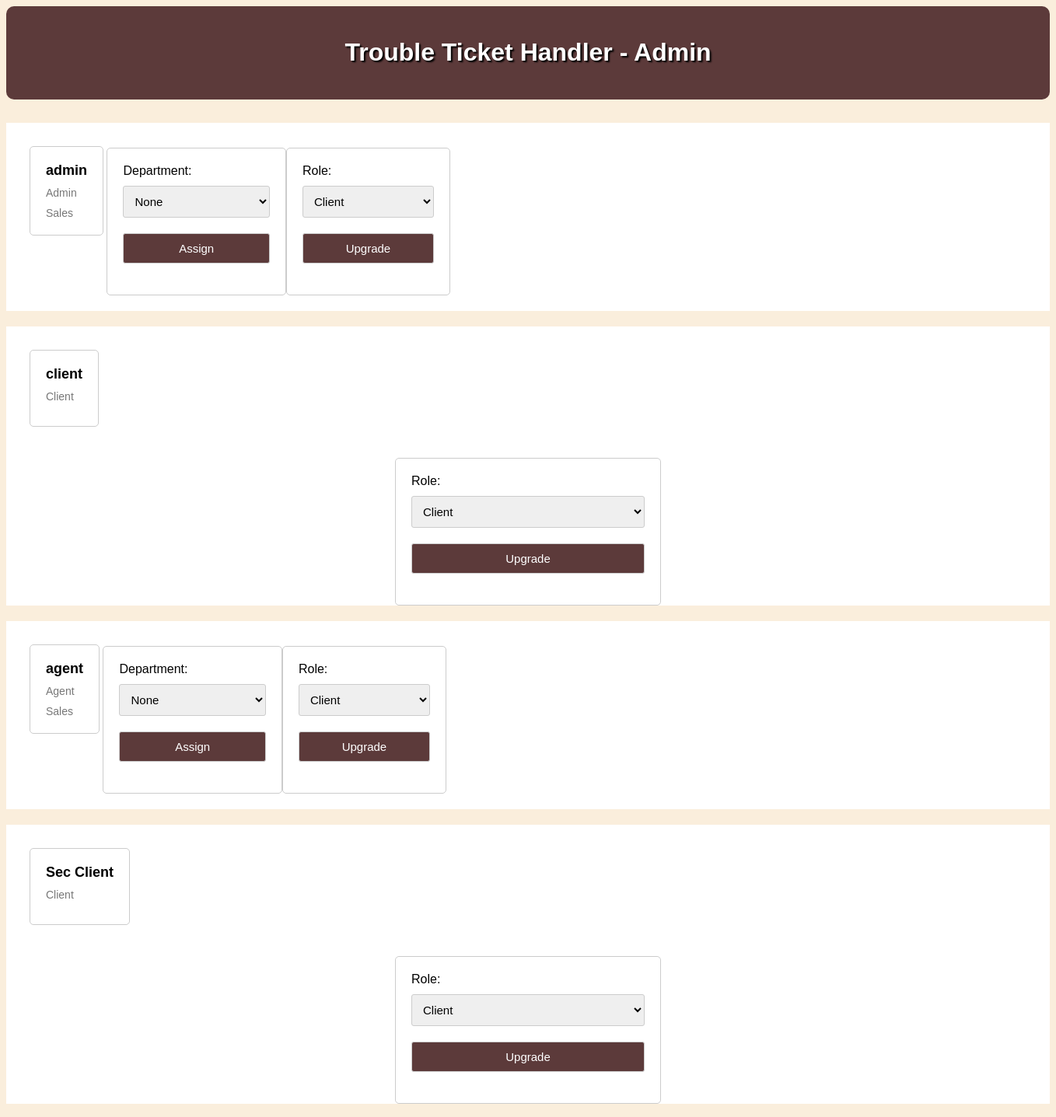
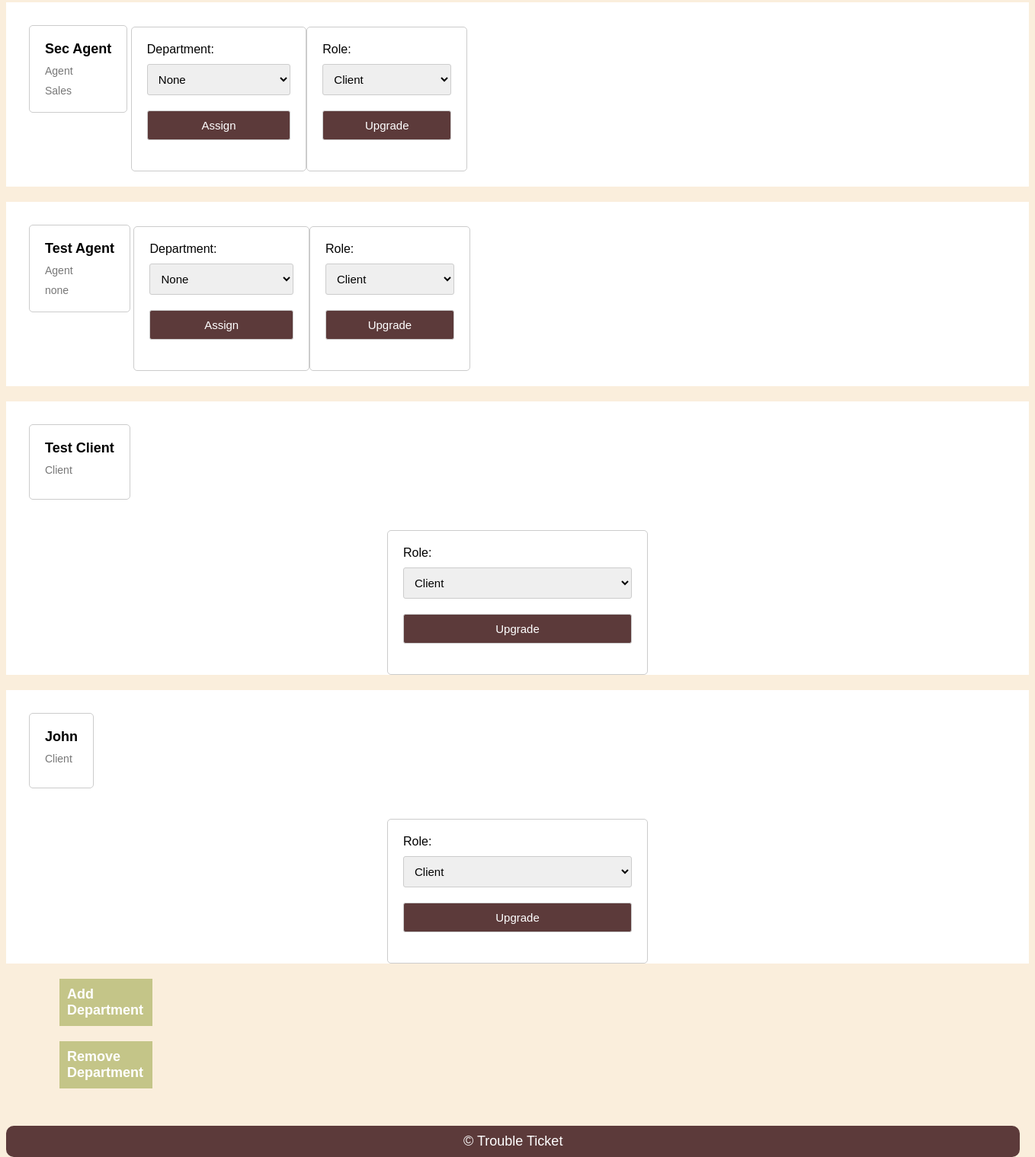
The page /admin_menu.php (signed in) on the database its author committed (2 pictures, top to bottom).
### tables this page shows
CREATE TABLE user (
  id INTEGER PRIMARY KEY AUTOINCREMENT,
  status TEXT NOT NULL,
  name TEXT NOT NULL,
  username TEXT UNIQUE NOT NULL,
  password TEXT NOT NULL,
  email TEXT NOT NULL,
  department TEXT
);

### admin_menu.php (the view, shortened to what this page needs)
<?php
$db = getDataBaseConnection();
$stmt = $db->prepare("SELECT * FROM user WHERE id = :id");
$stmt->bindParam(':id', $_SESSION['user_id']);
$stmt->execute();
$stmt = $db->prepare("SELECT * FROM user");
$stmt->execute();
$users = $stmt->fetchAll();
?>
<!DOCTYPE html>
<html lang="en-US">
<head>
    <link rel="stylesheet" href="style2.css">
</head>
<body>
<header>
    <h1><a href="admin.php">Trouble Ticket Handler - Admin</a></h1>
</header>
<?php foreach ($users as $user): ?>
  <div id = "user_prof">
      <div id = "user">
        <h3><?= $user['name'] ?></h3>
        <p><?= $user['status'] ?></p>
        <p><?= $user['department'] ?></p>
      </div>
      <?php if($user['status']== 'Agent' or $user['status']== 'Admin'){ ?>
      <div id = "assign-agent">
        <form action="#" method="post">
          <label for="department">Department:</label>
          <select name="department">
            <option value = "none"> None </option>
          </select>
          <input type="submit" name="assign" value="Assign">
        </form>
      <?php } ?>
      <form action="#" method="post">
          <label for="role">Role:</label>
          <select name="role">
            <?php foreach (array('Client', 'Agent', 'Admin') as $role): ?>
              <option value="<?php echo $role; ?>"> <?php echo $role; ?> </option>
            <?php endforeach; ?>
          </select>
          <input type="submit" name="upgrade" value="Upgrade">
      </form>
      </div>
  </div>
    <?php
  endforeach; ?>
<a href="#" class = "dep-ar" onclick="showFormDep()">Add Department</a>
<a href="#" class = "dep-ar" onclick="showFormRem()">Remove Department</a>
<footer>
&copy; Trouble Ticket
</footer>
</body>
</html>

### style2.css (style rules this page uses)
body { font-family: Arial, sans-serif; background-color: rgb(250, 238, 220); margin: 15; padding: 0; margin-bottom: 70px; }
header { background-color: rgb(92, 58, 58); color: #fff; padding: 20px; text-align: center; margin-bottom: 30px; border-radius: 10px; text-shadow: black 2px 2px 2px; }
h1 a { color: white; margin: 20px; }
form { max-width: 300px; margin: 20px auto; padding: 20px; background-color: #fff; border: 1px solid #ccc; border-radius: 5px; }
label { display: block; margin-bottom: 10px; }
a { color: rgb(92, 58, 58); text-decoration: none; }
footer { position: fixed; bottom: 0; width: 96.5%; border-radius: 10px; text-align: center; background-color: rgb(92, 58, 58); color: #fff; padding: 10px; margin-top: 30px; font-size: 18px; }
input[type="submit"] { font-size: 17px; background-color: rgb(92, 58, 58); color: #fff; padding: 10px 20px; border: none; border-radius: 3px; cursor: pointer; }
.dep-ar { background-color:rgba(144, 158, 54, 0.5); margin-left: 70px; margin-right: 1150px; padding: 10px; display: inline-block; font-size: 18px; font-weight: bold; color: white; box-sizing: content-box; margin-bottom: 20px; }
form textarea, form select, form input[type="checkbox"], form input[type="submit"] { width: 100%; padding: 10px; margin-bottom: 20px; border-radius: 3px; border: 1px solid #ccc; font-size: 15px; }
form select { margin-bottom: 20px; }
#user { background-color: #fff; padding: 20px; margin-top: 30px; margin-bottom: 20px; border: 1px solid #ccc; border-radius: 5px; margin-left: 30px; }
#user h3 { font-size: 18px; margin-bottom: 5px; }
#user p { margin-bottom: 0; color: #555; }
#user { display: inline-flex; flex-direction:column; align-items: left; }
#user h3 { margin: 0; }
#user p { margin: 0; font-size: 14px; color: #777; margin-top: 10px; }
#assign-agent { display: inline-flex; margin-left: auto; }
#user_prof { display: block; background-color: #fff; margin-bottom: 20px; }

### rows shown on the page
user: name "admin", status "Admin", department "Sales"
user: name "client", status "Client"
user: name "agent", status "Agent", department "Sales"
user: name "Sec Client", status "Client"
user: name "Sec Agent", status "Agent", department "Sales"
user: name "Test Agent", status "Agent", department "none"
user: name "Test Client", status "Client"
user: name "John", status "Client"

### other values the page prints
form field role "Client"
